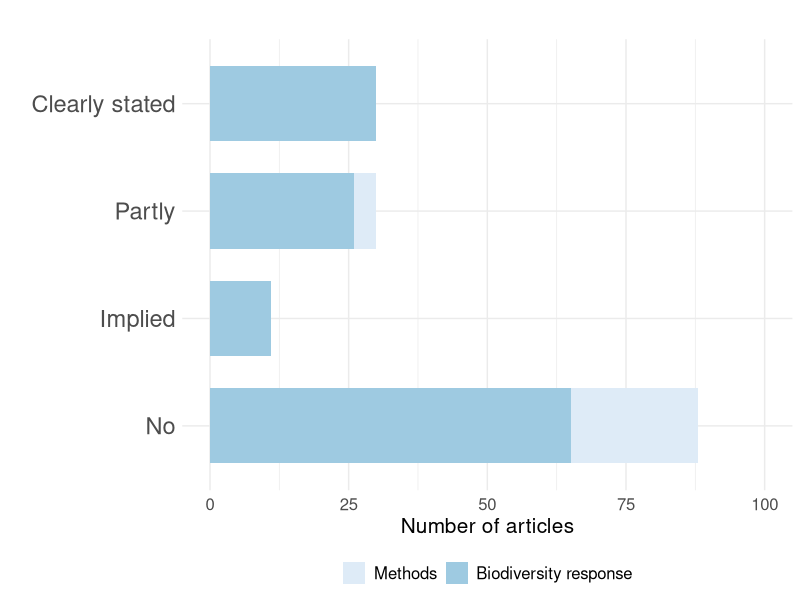

Reproduce this figure in R.
## ---- chunk 1
knitr::opts_chunk$set(echo = TRUE)
library(tidyverse)
library(here)
library(readxl)
## ---- chunk 2
library(tidyverse)
library(ggplot2)
library(here)
library(viridis)

##################################################################################################
##### Descriptives; 

d <- as_tibble(read.csv2(here("Data/Data_LittSurvey_Box1.csv")))


d <- d %>% mutate(Hypo=ifelse(Clearly.stated.hypothesis>1, 1, 0)) %>%
  mutate(Experiment=ifelse(Study.design=="Experimental", 1,0)) %>%
  mutate(YearLaps=abs(Year-2016)) %>%
  mutate(Scope2=ifelse(Scope=="Methods", "Methods", "Biodiversity response")) %>%
  mutate(Hypothesis2=Clearly.stated.hypothesis) %>% 
  mutate(Hypothesis2=ifelse(Hypothesis2==0, "No", 
                     ifelse(Hypothesis2==1, "Partly", 
                     ifelse(Hypothesis2==2, "Implied", "Clearly stated"))))

###############################################
##### cleary stated hypotheis; 

## Plotting results; 
## Clearly stated hypothesis; 
## Figure 1a

Hypothesis_prop <- d %>% group_by(Hypothesis2, Scope2) %>%
  count(Clearly.stated.hypothesis) %>%
  mutate(prop=prop.table(n)) %>%
  mutate(Hypothesis3= factor(Hypothesis2, 
        levels=c("No", "Implied", "Partly", "Clearly stated"))) %>%
mutate(Scope3= factor(Scope2, levels=c("Methods", "Biodiversity response")))


Hypothesis_prop2 <- d %>%
  filter(Scope=="Ecological processes") %>%
  count(Clearly.stated.hypothesis) %>%
  mutate(prop=prop.table(n))

p <- ggplot(data=Hypothesis_prop, aes(x=Hypothesis3, y=n, fill=Scope3)) +
  geom_bar(stat="identity", width=0.7, ) +
  theme_minimal() + 
  theme(text = element_text(size=15), legend.position = "bottom", legend.title = element_blank(), 
        axis.text.y = element_text(size=17)) +
  ylim(0, 100)+
  labs(x="", y="Number of articles", title="") + 
  scale_fill_brewer(palette="Blues")

p+coord_flip()
